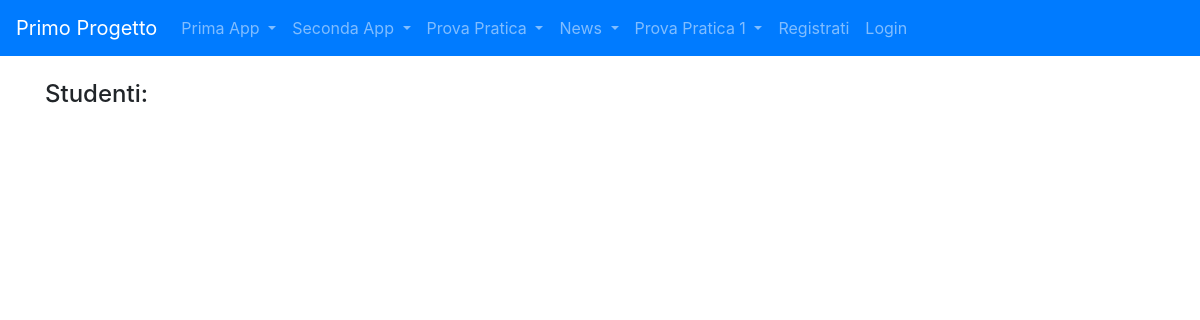
The page /prova_pratica_1/ on the database as committed earlier.
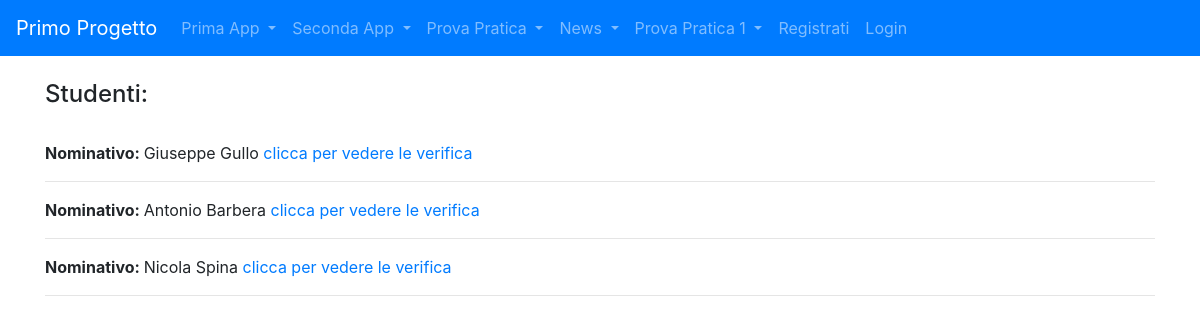
The same page on the database as committed later.
### prova_pratica_1/models.py (models this page shows)
class Studenti(models.Model):
    nome = models.CharField(max_length=20)
    cognome = models.CharField(max_length=20)
    def __str__(self):
        return self.nome + " " + self.cognome

### prova_pratica_1/views.py (the view)
# urls.py: path("", home, name="homepageNews"),
def home(request):
    studenti = Studenti.objects.all()           #ora gli articoli e i giornalisti sono immagazzinati in un
    verifiche = Verifica.objects.all()     #dizionario context.
    context = {"studenti": studenti, "verifiche": verifiche}
    print(context)
    return render(request, "hompageStudenti.html", context)

### prova_pratica_1/models.py (called while the page is built)
    def __str__(self):
        return self.materia + ": " + str(self.voto)

### prova_pratica_1/templates/hompageStudenti.html (shortened to what this page needs)
{% extends "base.html" %}
{% block content %}
    <h4>Studenti: </h4>
    <br>
        {% for studente in studenti %}
            <p><strong>Nominativo: </strong>{{studente.nome}} {{studente.cognome}}  <a href="/prova_pratica_1/studenti/{{studente.id}}">clicca per vedere le verifica</a></p>
            <hr>
        {% endfor %}
{% endblock content %}

### templates/base.html (shortened to what this page needs)
{%load static%}
<!doctype html>
<html lang="en">
  <head>
    <link rel="stylesheet" href="https://cdn.jsdelivr.net/npm/bootstrap@4.5.3/dist/css/bootstrap.min.css">
  </head>
  <body>
    <nav class="navbar navbar-expand-lg navbar-dark bg-primary">
        <a class="navbar-brand" href="http://mancinmatteo.eu.pythonanywhere.com/">Primo Progetto</a>
        <div class="collapse navbar-collapse" id="navbarSupportedContent">
          <ul class="navbar-nav mr-auto">
            <li class="nav-item dropdown">
              <a class="nav-link dropdown-toggle" href="#" id="navbarDropdown" role="button" data-toggle="dropdown" aria-haspopup="true" aria-expanded="false">
                Prima App
              </a>
            </li>
            <li class="nav-item dropdown">
                <a class="nav-link dropdown-toggle" href="#" id="navbarDropdown" role="button" data-toggle="dropdown" aria-haspopup="true" aria-expanded="false">
                  Seconda App
                </a>
              </li>
              <li class="nav-item dropdown">
                <a class="nav-link dropdown-toggle" href="#" id="navbarDropdown" role="button" data-toggle="dropdown" aria-haspopup="true" aria-expanded="false">
                  Prova Pratica
                </a>
              </li>
              <li class="nav-item dropdown">
                <a class="nav-link dropdown-toggle" href="#" id="navbarDropdown" role="button" data-toggle="dropdown" aria-haspopup="true" aria-expanded="false">
                  News
                </a>
              </li>
              <li class="nav-item dropdown">
                <a class="nav-link dropdown-toggle" href="#" id="navbarDropdown" role="button" data-toggle="dropdown" aria-haspopup="true" aria-expanded="false">
                  Prova Pratica 1
                </a>
              </li>
              {% if request.user.is_authenticated %}
                <li class="nav-item dropdown">
                  <a href="#" class="nav-link dropdown-toggle" id="navbarDropdown" role="button" data-toggle="dropdown" aria-haspopup="true" aria-expanded="false">
                    {{ request.user.username }}
                  </a>
                  <div class="dropdown-menu" aria-labelledby="navbarDropdown">
                    <div class="dropdown-divider"></div>
                    <a href="{% url 'logout' %}" class="dropdown-item">Esci</a>
                  </div>
                </li>
              {% else %}
                <li class="nav-item">
                  <a href="#" class="nav-link">Registrati</a>
                </li>
                <li class="nav item">
                  <a href="{% url 'login' %}" class="nav-link">Login</a>
                </li>
              {% endif %}
          </ul>
        </div>
      </nav>
      <div class="container my-4">
        {%block content%}
        {%endblock content%}
      </div>
  </body>
</html>

Rows that differ between the two databases and show on the page:
added Studenti: nome "Giuseppe", cognome "Gullo"
added Studenti: nome "Antonio", cognome "Barbera"
added Studenti: nome "Nicola", cognome "Spina"
